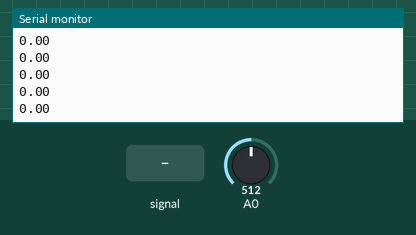
Simulated run of this sketch. Board: Arduino Uno, built with avr-gcc and run on an emulated ATmega328P. Parts: the last lines printed to the serial monitor. The inputs (shaded band) are chosen by the test bench; at power-on: A0 = 512.

Above: at 1.2 s.
1.3 s: A0 fed a 200 Hz sine of ±81 counts around its level
At 1.32 s:
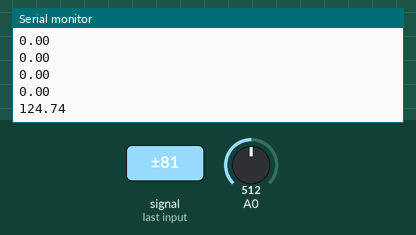
2.8 s: A0 set to 716
At 2.83 s:
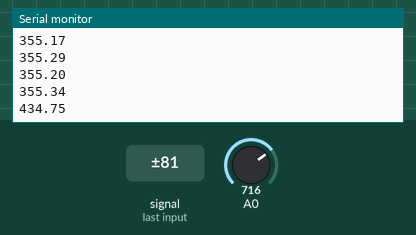
4.3 s: A0 fed a 1000 Hz sine of ±255 counts around its level
At 4.45 s:
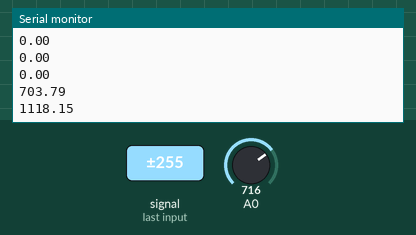
5.8 s: A0 set to 900
At 5.86 s:
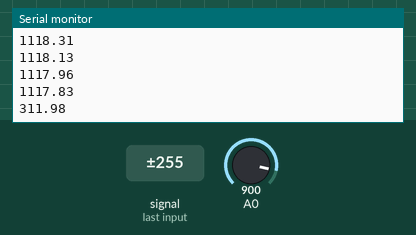
Timing chart, 0 to 8.3 s (numbered marks = the images above; inputs shaded):
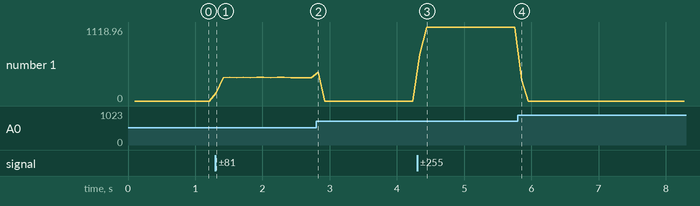

The sketch:

ACS712_AC_20A.ino
```cpp
// (licence header left out)
float gfLineVoltage = 235.0f;               // typical effective Voltage in Germany
float gfACS712_Factor = 27.03f;              // use 50.0f for 20A version, 75.76f for 30A version; 27.03f for 5A version
unsigned long gulSamplePeriod_us = 100000;  // 100ms is 5 cycles at 50Hz and 6 cycles at 60Hz
int giADCOffset = 512;                      // initial digital zero of the arduino input from ACS712

void setup()
{
 Serial.begin(19200);
  while (!Serial) {
    ; // wait for serial port to connect. Needed for Leonardo only
  }
 Serial.println("Precise AC Current Measurement with ACS712 - Stefan Thesen 09/2016");
}

void loop()
{
 long lNoSamples=0;
 long lCurrentSumSQ = 0;
 long lCurrentSum=0;

  // set-up ADC
  ADCSRA = 0x87;  // turn on adc, adc-freq = 1/128 of CPU ; keep in min: adc converseion takes 13 ADC clock cycles
  ADMUX = 0x40;   // internal 5V reference

  // 1st sample is slower due to datasheet - so we spoil it
  ADCSRA |= (1 << ADSC);
  while (!(ADCSRA & 0x10));

  // sample loop - with inital parameters, we will get approx 800 values in 100ms
  unsigned long ulEndMicros = micros()+gulSamplePeriod_us;
  while(micros()<ulEndMicros)
  {
    // start sampling and wait for result
    ADCSRA |= (1 << ADSC);
    while (!(ADCSRA & 0x10));

    // make sure that we read ADCL 1st
    long lValue = ADCL;
    lValue += (ADCH << 8);
    lValue -= giADCOffset;

    lCurrentSum += lValue;
    lCurrentSumSQ += lValue*lValue;
    lNoSamples++;
  }

  // stop sampling
  ADCSRA = 0x00;

  if (lNoSamples>0)  // if no samples, micros did run over
  {
    // correct quadradic current sum for offset: Sum((i(t)+o)^2) = Sum(i(t)^2) + 2*o*Sum(i(t)) + o^2*NoSamples
    // sum should be zero as we have sampled 5 cycles at 50Hz (or 6 at 60Hz)
    float fOffset = (float)lCurrentSum/lNoSamples;
    lCurrentSumSQ -= 2*fOffset*lCurrentSum + fOffset*fOffset*lNoSamples;
    if (lCurrentSumSQ<0) {lCurrentSumSQ=0;} // avoid NaN due to round-off effects

    float fCurrentRMS = sqrt((float)lCurrentSumSQ/(float)lNoSamples) * gfACS712_Factor * gfLineVoltage / 1024;
    Serial.println(fCurrentRMS);

    // correct offset for next round
    giADCOffset=(int)(giADCOffset+fOffset+0.5f);
  }
}
```

Measured:
- after the input at 1.3 s, the serial monitor: prints a new line at once (image 1)
- after the input at 2.8 s, the serial monitor: prints a new line at once (image 2)
- after the input at 4.3 s, the serial monitor: prints a new line at once (image 3)
- after the input at 5.8 s, the serial monitor: prints a new line after 0.06 s (image 4)
- plotted number 1: 0 → 355.34 after the input at 1.3 s, 0 → 1117.83 after the input at 4.3 s
